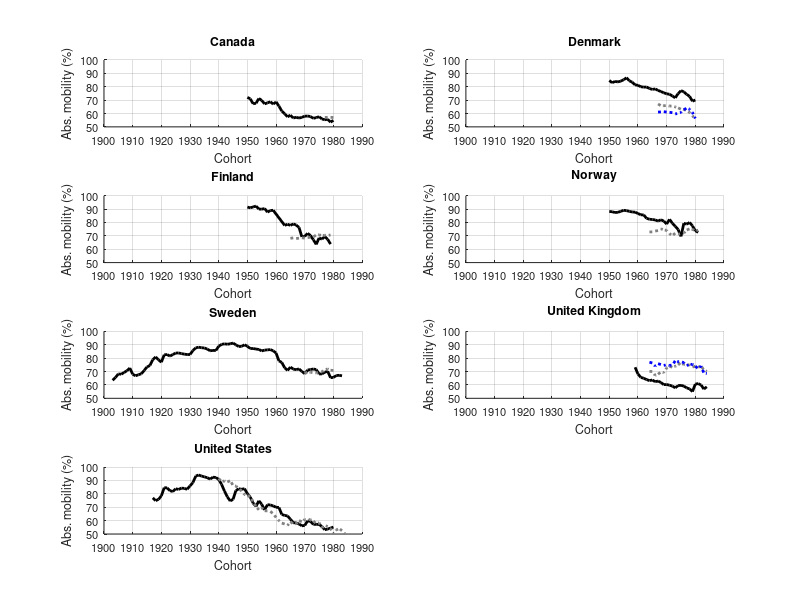
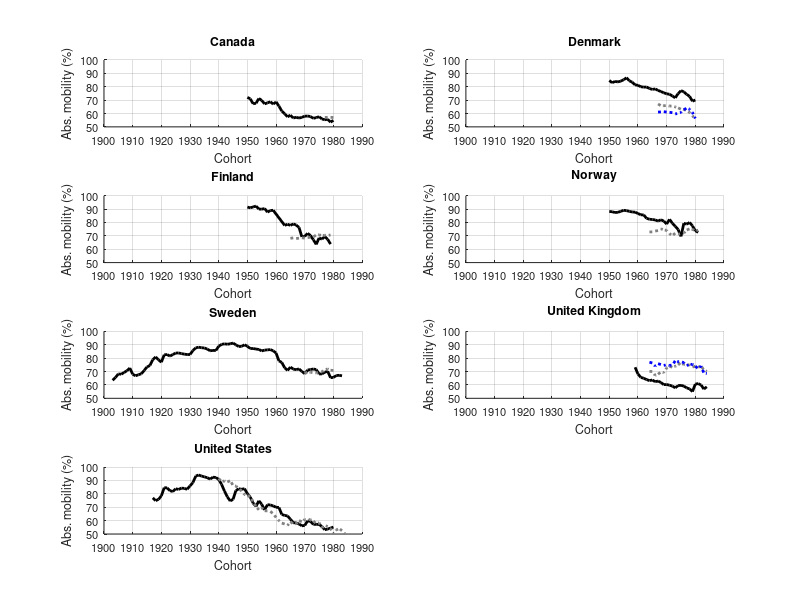
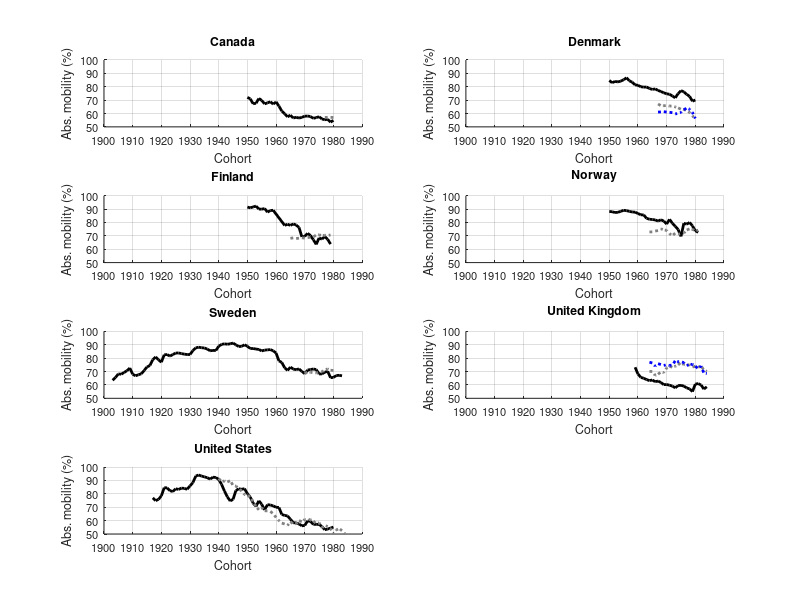

MATLAB code for these plots, in order:
%Creates Figure G.1 - a comparison between the baseline absolute mobility
%estimates with other empirical evidence in different countries. This
%script creates the plot using 'mobility_comparison.mat'.

clear;
close all;
load('mobility_comparison.mat')

grey1=[0.4 0.4 0.4];
grey2=[0.8 0.8 0.8];
grey3=[0.8 0.8 0.8];
grey4=[0.5 0.5 0.5];

subplot(4,2,1)

hh00=plot(canada(:,1),canada(:,2),'k-','linewidth',2);
hold on;
hh11=plot(canada(:,1),canada(:,3),'k:','color',grey4,'linewidth',2);
xlim([1900 1990]);
ylim([50 100]);set(gca,'ytick',50:10:100,'fontsize',8);
set(gca,'xtick',1870:10:2000)
box off;
xlabel('Cohort','fontsize',9);
ylabel('Abs. mobility (%)','fontsize',9);
grid on
title('Canada')

subplot(4,2,2)

hh00=plot(denmark(:,1),denmark(:,2),'k-','linewidth',2);
hold on;
hh11=plot(denmark(:,1),denmark(:,3),'k:','color',grey4,'linewidth',2);
hh22=plot(denmark(:,1),100*denmark(:,4),'k:','color','b','linewidth',2);
xlim([1900 1990]);
ylim([50 100]);set(gca,'ytick',50:10:100,'fontsize',8);
set(gca,'xtick',1870:10:2000)
box off;
xlabel('Cohort','fontsize',9);
ylabel('Abs. mobility (%)','fontsize',9);
grid on
title('Denmark')

subplot(4,2,3)
ind1=find(~isnan(finland(:,2)));
ind2=find(~isnan(finland(:,3)));
hh00=plot(finland(ind1,1),finland(ind1,2),'k-','linewidth',2);
hold on;
hh11=plot(finland(ind2,1),finland(ind2,3),'k:','color',grey4,'linewidth',2);
xlim([1900 1990]);
ylim([50 100]);set(gca,'ytick',50:10:100,'fontsize',8);
set(gca,'xtick',1870:10:2000)
box off;
xlabel('Cohort','fontsize',9);
ylabel('Abs. mobility (%)','fontsize',9);
grid on
title('Finland')

subplot(4,2,4)

hh00=plot(norway(:,1),norway(:,2),'k-','linewidth',2);
hold on;
hh11=plot(norway(:,1),norway(:,3),'k:','color',grey4,'linewidth',2);
xlim([1900 1990]);
ylim([50 100]);set(gca,'ytick',50:10:100,'fontsize',8);
set(gca,'xtick',1870:10:2000)
box off;
xlabel('Cohort','fontsize',9);
ylabel('Abs. mobility (%)','fontsize',9);
grid on
title('Norway')

subplot(4,2,5)

hh00=plot(sweden(:,1),sweden(:,2),'k-','linewidth',2);
hold on;
hh11=plot(sweden(:,1),sweden(:,3),'k:','color',grey4,'linewidth',2);
xlim([1900 1990]);
ylim([50 100]);set(gca,'ytick',50:10:100,'fontsize',8);
set(gca,'xtick',1870:10:2000)
box off;
xlabel('Cohort','fontsize',9);
ylabel('Abs. mobility (%)','fontsize',9);
grid on
title('Sweden')

subplot(4,2,6)

hh00=plot(uk(:,1),uk(:,2),'k-','linewidth',2);
hold on;
hh11=plot(uk(:,1),uk(:,3),'k:','color',grey4,'linewidth',2);
hh22=plot(uk(:,1),100*uk(:,4),'k:','color','b','linewidth',2);
xlim([1900 1990]);
ylim([50 100]);set(gca,'ytick',50:10:100,'fontsize',8);
set(gca,'xtick',1870:10:2000)
box off;
xlabel('Cohort','fontsize',9);
ylabel('Abs. mobility (%)','fontsize',9);
grid on
title('United Kingdom')

subplot(4,2,7)

hh00=plot(usa(:,1),usa(:,2),'k-','linewidth',2);
hold on;
hh11=plot(usa(:,1),usa(:,3),'k:','color',grey4,'linewidth',2);
xlim([1900 1990]);
ylim([50 100]);set(gca,'ytick',50:10:100,'fontsize',8);
set(gca,'xtick',1870:10:2000)
box off;
xlabel('Cohort','fontsize',9);
ylabel('Abs. mobility (%)','fontsize',9);
grid on
title('United States')

%Export figure
set(gcf,'color','w');
set(gcf, 'Position', [10 10 500*1.7 400*2.3]);
exportgraphics(gcf,'figureG1.jpg','Resolution',1200)
exportgraphics(gcf,'figureG1.pdf')
exportgraphics(gcf,'figureG1.eps')
close all
clear